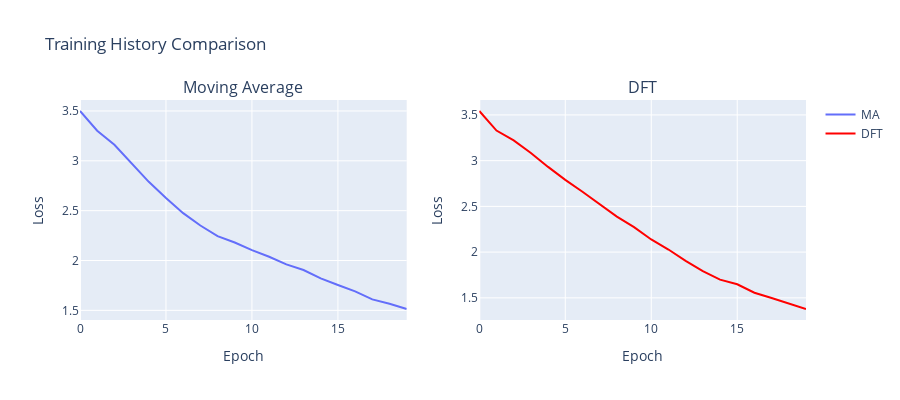

Notebook cell for this chart:
### Code cell
fig = make_subplots(rows=1, cols=2, subplot_titles=('Moving Average', 'DFT'))
fig.add_trace(go.Scatter(y=history_ma.history['loss'], name='MA', mode='lines'), row=1, col=1)
fig.add_trace(go.Scatter(y=history_dft.history['loss'], name='DFT', mode='lines', line=dict(color='red')), row=1, col=2)
fig.update_layout(title='Training History Comparison', height=400, hovermode='x unified')
fig.update_xaxes(title_text='Epoch', row=1, col=1)
fig.update_xaxes(title_text='Epoch', row=1, col=2)
fig.update_yaxes(title_text='Loss', row=1, col=1)
fig.update_yaxes(title_text='Loss', row=1, col=2)
fig.show()
print('✅ Training history plots displayed')

### Figure 1 — Plotly figure (JSON) as saved in the notebook; plotly's stock layout.template omitted (floating-point values rounded to 4 significant figures)
{"data": [{"mode": "lines", "name": "MA", "type": "scatter", "xaxis": "x", "y": [3.5, 3.302, 3.161, 2.979, 2.789, 2.627, 2.475, 2.351, 2.245, 2.181, 2.105, 2.038, 1.962, 1.905, 1.821, 1.755, 1.69, 1.61, 1.567, 1.514], "yaxis": "y"}, {"line": {"color": "red"}, "mode": "lines", "name": "DFT", "type": "scatter", "xaxis": "x2", "y": [3.543, 3.329, 3.222, 3.084, 2.931, 2.79, 2.66, 2.526, 2.387, 2.273, 2.138, 2.028, 1.905, 1.793, 1.699, 1.648, 1.556, 1.498, 1.434, 1.378], "yaxis": "y2"}], "layout": {"annotations": [{"font": {"size": 16}, "showarrow": false, "text": "Moving Average", "x": 0.225, "xanchor": "center", "xref": "paper", "y": 1, "yanchor": "bottom", "yref": "paper"}, {"font": {"size": 16}, "showarrow": false, "text": "DFT", "x": 0.775, "xanchor": "center", "xref": "paper", "y": 1, "yanchor": "bottom", "yref": "paper"}], "height": 400, "hovermode": "x unified", "title": {"text": "Training History Comparison"}, "xaxis": {"anchor": "y", "domain": [0, 0.45], "title": {"text": "Epoch"}}, "xaxis2": {"anchor": "y2", "domain": [0.55, 1], "title": {"text": "Epoch"}}, "yaxis": {"anchor": "x", "domain": [0, 1], "title": {"text": "Loss"}}, "yaxis2": {"anchor": "x2", "domain": [0, 1], "title": {"text": "Loss"}}}}
